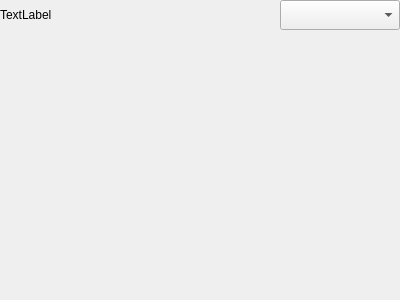
<?xml version="1.0" encoding="UTF-8"?>
<ui version="4.0">
 <class>C_SyvDaPeToggle</class>
 <widget class="QWidget" name="C_SyvDaPeToggle">
  <property name="geometry">
   <rect>
    <x>0</x>
    <y>0</y>
    <width>400</width>
    <height>300</height>
   </rect>
  </property>
  <property name="windowTitle">
   <string>Form</string>
  </property>
  <layout class="QVBoxLayout" name="verticalLayout" stretch="0,1">
   <property name="leftMargin">
    <number>0</number>
   </property>
   <property name="topMargin">
    <number>0</number>
   </property>
   <property name="rightMargin">
    <number>0</number>
   </property>
   <property name="bottomMargin">
    <number>0</number>
   </property>
   <item>
    <layout class="QHBoxLayout" name="horizontalLayout" stretch="0,0">
     <item>
      <widget class="stw::opensyde_gui_elements::C_OgeLabToolTipBase" name="pc_LabelStyle">
       <property name="styleRole" stdset="0">
        <string>group-item</string>
       </property>
       <property name="text">
        <string>TextLabel</string>
       </property>
      </widget>
     </item>
     <item>
      <widget class="stw::opensyde_gui_elements::C_OgeCbxText" name="pc_ComboBoxType">
       <property name="minimumSize">
        <size>
         <width>120</width>
         <height>30</height>
        </size>
       </property>
       <property name="maximumSize">
        <size>
         <width>120</width>
         <height>30</height>
        </size>
       </property>
      </widget>
     </item>
    </layout>
   </item>
   <item>
    <spacer name="verticalSpacer">
     <property name="orientation">
      <enum>Qt::Vertical</enum>
     </property>
     <property name="sizeHint" stdset="0">
      <size>
       <width>20</width>
       <height>234</height>
      </size>
     </property>
    </spacer>
   </item>
  </layout>
 </widget>
 <customwidgets>
  <customwidget>
   <class>stw::opensyde_gui_elements::C_OgeLabToolTipBase</class>
   <extends>QLabel</extends>
   <header>C_OgeLabToolTipBase.hpp</header>
  </customwidget>
  <customwidget>
   <class>stw::opensyde_gui_elements::C_OgeCbxText</class>
   <extends>QComboBox</extends>
   <header>C_OgeCbxText.hpp</header>
  </customwidget>
 </customwidgets>
 <resources/>
 <connections/>
</ui>
